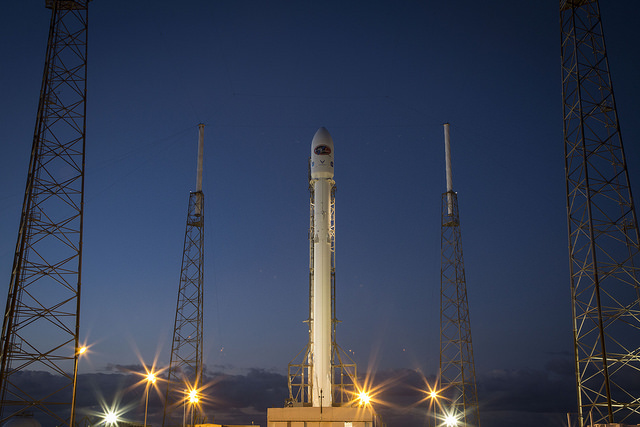
#> input picture skimage.data.rocket(), 640 x 427 px
$ jupyter execute --allow-errors finalProjectFESI.ipynb
#> lines starting #> are read from the running program, lines starting #| are printed output that depends on the picture; after the words box and inside, x2 and y2 are one past the last pixel; in counts of white or black regions, pixels touching at a corner belong together
## **Titolo**: Un mondo monocromatico

## **Autore**: Andrea Stucchi

## **Collaborazioni**: Riccardo Isola, solamente parzialmente per il filtro 1

## **Obiettivi**:
- Replicare il filtro che, data un'immagine a colori e un range di colore, mette in risalto i colori all'interno di questo range, trasformando in scala di grigi tutto il resto;

- Realizzare un filtro simile a quello descritto sopra, ma che, dato un range di colore, trasforma i colori all'interno di questo range in scala di grigi e lascia invariato tutto il resto;

- Realizzare un filtro che, data un'immagine a colori e un range di colore, trasforma i colori all'interno di questo range in scala di grigi e ri-mappa all'interno del range selezionato tutti gli altri.

## **1. Filtro 1**
Data un'immagine a colori e un range di colore, vengono messi in risalto i colori all'interno di questo range, trasformando in scala di grigi tutto il resto.

### **1.1 Descrizione metodi**

#### **1.1.1 grayScale(hsv)**

Funzione che trasforma un'immagine hsv in scala di grigi

##### **1.1.1.1 Input**

- **hsv**: immagine in formato hsv

##### **1.1.1.2 Funzionamento**

1. : Viene azzerata la saturazione dell'immagine

##### **1.1.1.3 Output**

L'immagine in scala di grigi

<br>

#### **1.1.2 createMaskInRange(hsv, lowerBound, upperBound)**

Funzione che crea una maschera di selezione dei colori di un'immagine hsv all'interno di un range

##### **1.1.2.1 Input**

- **hsv**: immagine in formato hsv

- **lowerBound**: limite inferiore del range di colori target

- **upperBound**: limite superiore del range di colori target

##### **1.1.2.2 Funzionamento**

1. : La maschera viene realizzata facendo l'And tra i valori dell'immagine $\ge$ lower_bound e $\le$ upper_bound.
2. : Al risultato dell'operazione sopra viene applicata la funzione np.all(), sul terzo asse, per ottenere una matrice di booleani che indica quali pixel sono all'interno del range.

##### **1.1.2.3 Output**

La maschera

<br>

#### **1.1.3 createInvMask(maskToInv)**

Funzione che inverte una maschera

##### **1.1.3.1 Input**

- **maskToInv**: maschera da invertire

##### **1.1.3.2 Funzionamento**

1. : La maschera inversa viene creata facendo il Not di *maskToInv*

##### **1.1.3.3 Output**

La maschera inversa

<br>

#### **1.1.4 applyMask(img, mask)**

Funzione che applica una maschera booleana in 2 dimensioni ad un'immagine

##### **1.1.4.1 Input**

- **img**: immagine su cui applicare la maschera

- **mask**: maschera da applicare

##### **1.1.4.2 Funzionamento**

1. : Siccome la maschera è booleana ma l'immagine è di interi, viene convertita in interi ad 8 bit senza segno
2. : Siccome la maschera è bidimensionale ma l'immagine è a 3 dimensioni, tramite la funzione np.repeat() la maschera viene ripetuta 3 volte sul secondo asse.
3. : La maschera viene resa tridimensionale, tramite la funzione np.reshape()
4. : L'immagine viene finalmente moltiplicata per la maschera

##### **1.1.4.3 Output**

L'immagine con la maschera applicata

<br>

#### **1.1.5 applyFilterToImg(img, lowerBound, upperBound)**

Funzione che applica il filtro ad un'immagine rgb

##### **1.1.5.1 Input**

- **img**: immagine a cui applicare il filtro

- **lowerBound**: limite inferiore del range di colori target

- **upperBound**: limite superiore del range di colori target

##### **1.1.5.2 Funzionamento**

1. : L'immagine viene convertita in hsv
2. : Viene realizzata la corrispondente immagine in scala di grigi
3. : Viene creata la maschera di selezione dei colori all'interno dei due bounds
4. : Viene creata la maschera inversa
5. : Viene applicata la maschera all'immagine in hsv (foreground)
6. : Viene applicata la maschera inversa all'immagine in scala di grigi (background)
7. : Viene fatta la somma tra il background e il foreground, convertendo il risultato in rgb.

##### **1.1.5.3 Output**

L'immagine in rgb col filtro applicato

<br>

#### **1.1.6 Funzioni utilizzate per la visualizzazione delle immagini**

#### **1.1.6.1 convertTo255(img)**

Funzione che converte un'immagine di float compresi tra 0 e 1 in un'immagine di interi compresi tra 0 e 255. Viene utilizzata per mostrare le immagini filtrate.

##### **1.1.6.1.1 Input**

- **img**: immagine da convertire

##### **1.1.6.1.2 Funzionamento**

1. : L'immagine viene moltiplicata per 255
2. : L'immagine viene convertita in interi senza segno a 8 bit

##### **1.1.6.1.3 Output**

L'immagine convertita

<br>

#### **1.1.6.2 showImgs(imgs, labels)**

Funzione che mostra all'interno dello stesso plot le immagini passate come parametro con le relative etichette

##### **1.1.6.2.1 Input**

- **imgs**: array di immagini da mostrare

- **labels**: lista di etichette da mostrare

##### **1.1.6.2.2 Funzionamento**

1. : Viene creato il plot con le immagini

2. : Vengono aggiunte le etichette

3. : Viene mostrato il plot

##### **1.1.6.2.3 Output**

Nessuno

<br>

### **1.2 Codice**

[cell 1]
# import delle librerie
import numpy as np
import plotly.express as px
import skimage as ski
from skimage.color import rgb2hsv, hsv2rgb

# Funzione che converte un'immagine hsv in scala di grigi
def grayScale(hsv):
    grayScaleHsv = np.copy(hsv)

    # La saturazione viene messa a 0 per ottenere la scala di grigi
    grayScaleHsv[:, :, 1] = 0
    return grayScaleHsv

# Funzion che crea una maschera sull'immagine hsv per i colori compresi tra i due bounds
def createMaskInRange(hsv, lowerBound, upperBound):
    return np.all((hsv >= lowerBound) & (hsv <= upperBound), axis=2)

# Funzione che crea la maschera inversa della maschera passata come parametro
def createInvMask(maskToInv):
    return np.logical_not(maskToInv)

# Funzione che applica la maschera all'immagine
def applyMask(img, mask):
    # La maschera viene convertita in unsigned int a 8 bit
    mask = mask.astype('uint8')

    # La maschera viene ripetuta 3 volte e trasformata in 3 dimensioni, in modo da poterla applicare ai 3 canali dell'immagine
    mask = np.repeat(mask, 3, axis=1)
    mask = np.reshape(mask, img.shape)

    # La maschera viene applicata all'immagine e ritornata
    return img * mask

# Funzione che applica il filtro, basato sui bounds, all'immagine
def applyFilterToImg(img, lowerBound, upperBound):
    # L'immagine viene convertita da rgb in hsv
    hsvImg = rgb2hsv(img)

    # Viene creata la scala di grigi dell'immagine
    grayScaleImg = grayScale(hsvImg)

    # Viene creata una maschera sull'immagine hsv per i colori compresi tra i due bounds
    mask = createMaskInRange(hsvImg, lowerBound, upperBound)

    # Viene creata la maschera inversa
    invMask = createInvMask(mask)

    # Viene creato il foreground applicando la maschera all'immagine originale
    foreground = applyMask(hsvImg, mask)

    # Viene creato il background applicando la maschera inversa alla scala di grigi
    background = applyMask(grayScaleImg, invMask)

    # L'immagine finale viene realizzata sommando il background al foreground
    return hsv2rgb(background + foreground)

# Funzione che converte un'immagine di float compresi tra 0 e 1 in un'immagine di int compresi tra 0 e 255
def convertTo255(img):
    img = img * 255
    img = img.astype('uint8')
    return img

# Funzione che mostra all'interno dello stesso plot le immagini passare come parametro con le relative etichette
def showImgs(imgs, labels):
    fig = px.imshow(imgs, facet_col=0, binary_string=True)

    for i, label in enumerate(labels):
        fig.layout.annotations[i]['text'] = label

    fig.show()

### **1.3 Risultati**

[cell 2]
import plotly.io as pio
pio.renderers.default = "notebook+pdf"

# Vengono lette le immagini sulle quali verranno applicati i filtri
rocket = ski.data.rocket()
#> rocket is the input picture: shape (427, 640, 3); mean R, G, B 52.3, 61.3, 82.3
jackets = ski.io.imread("jackets.jpeg")
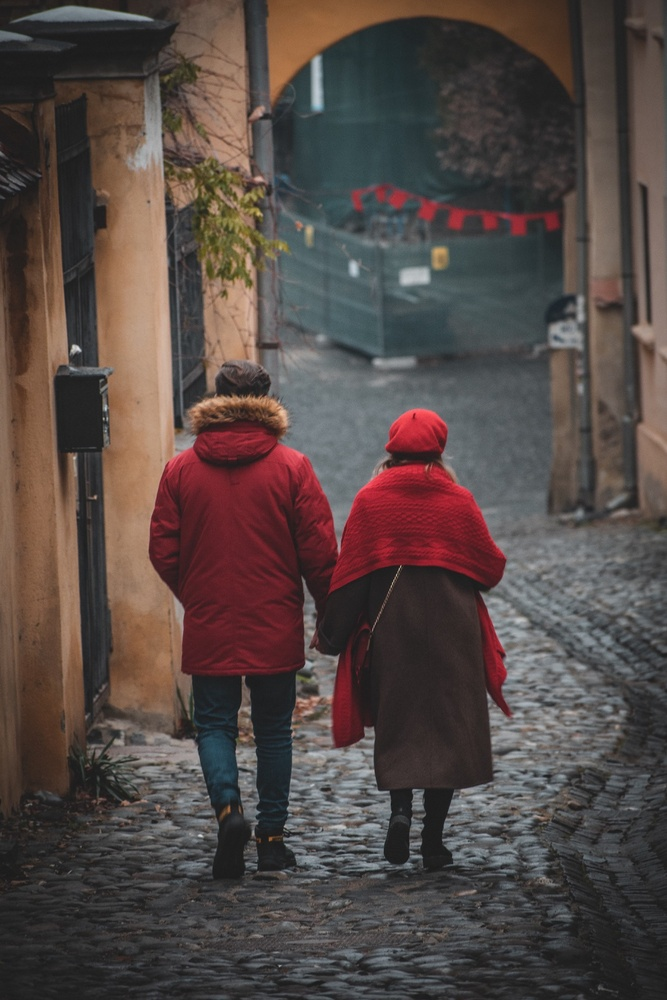
#> input picture jackets.jpeg, 667 x 1000 px, shrunk from 1400 x 2099 before the run
#> jackets is the input picture: shape (1000, 667, 3); mean R, G, B 84.5, 72.4, 69.1
parrot = ski.io.imread("parrot.jpg")
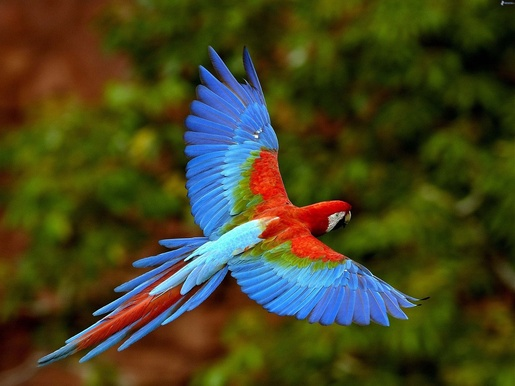
#> input picture parrot.jpg, 515 x 386 px, shrunk from 1080 x 810 before the run
#> parrot is the input picture: shape (386, 515, 3); mean R, G, B 68.9, 67.4, 32.7
flowers = ski.io.imread("flowers.jpg")
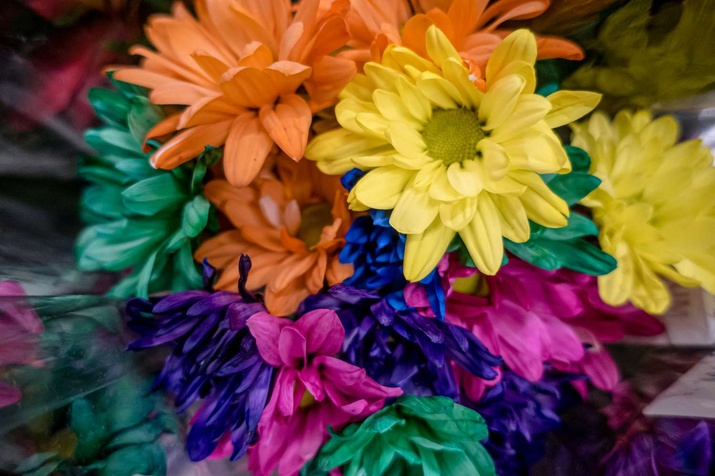
#> input picture flowers.jpg, 715 x 476 px, shrunk from 1500 x 1000 before the run
#> flowers is the input picture: shape (476, 715, 3); mean R, G, B 107, 79.1, 58.2

# Vengono definiti i bounds per i vari colori
lowerBound_red = np.array([0.94,0.39,0.2])
upperBound_red = np.array([1,1,1])

lowerBound_blue = np.array([0.49,0,0])
upperBound_blue = np.array([0.71,1,1])

lowerBound_green = np.array([0.16,0,0])
upperBound_green = np.array([0.27,1,1])

lowerBound_orange = np.array([0.1,0,0])
upperBound_orange = np.array([0.2,1,1])

# Viene applicato il filtro alle immagini
finalJackets = applyFilterToImg(jackets, lowerBound_red, upperBound_red)
#> in createMaskInRange, `return np.all((hsv >= lowerBound) & (hsv <= upperBound), axis=2)`:
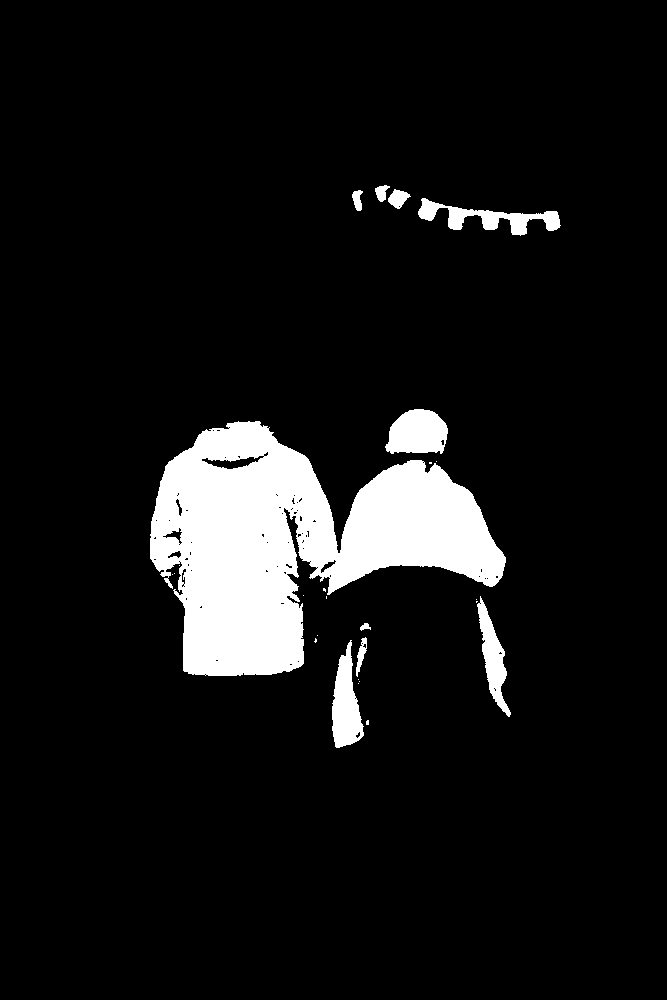
#> returned value: shape (1000, 667) bool; 8.5% white; 26 white regions (16 under 20 px), largest, box (x1, y1, x2, y2) and area: (150, 421, 506, 676) 47847, (385, 409, 448, 454) 2199, (332, 640, 364, 748) 2041
#> in applyMask (call 2), `mask = np.repeat(mask, 3, axis=1)`:
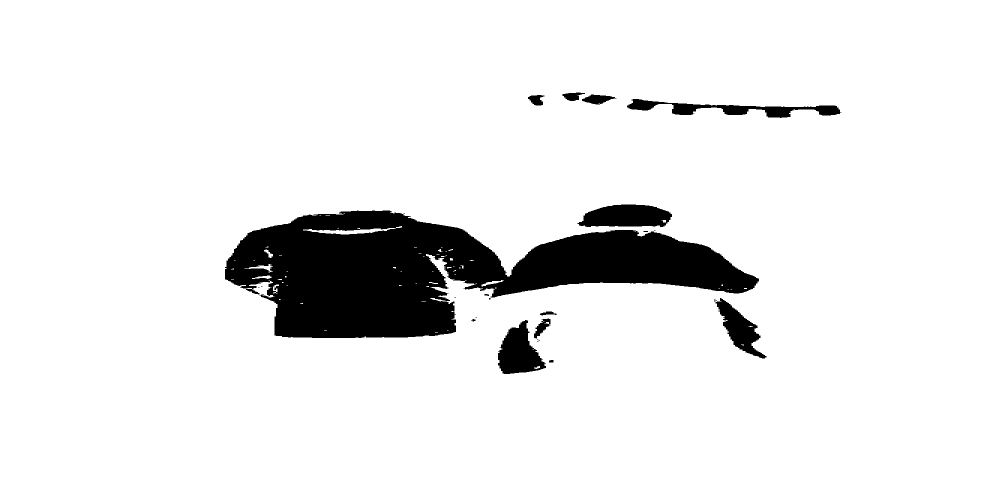
#> mask: shape (1000, 2001) (shown at 1/2 size); values 0 (black) and 1 (white), 91.5% white; 26 black regions (13 under 20 px), largest, box (x1, y1, x2, y2) and area: (450, 421, 1518, 676) 143541, (1155, 409, 1344, 454) 6597, (996, 640, 1092, 748) 6123
finalFlowers = applyFilterToImg(flowers, lowerBound_orange, upperBound_orange)
#> in applyMask (call 3), `mask = np.repeat(mask, 3, axis=1)`:
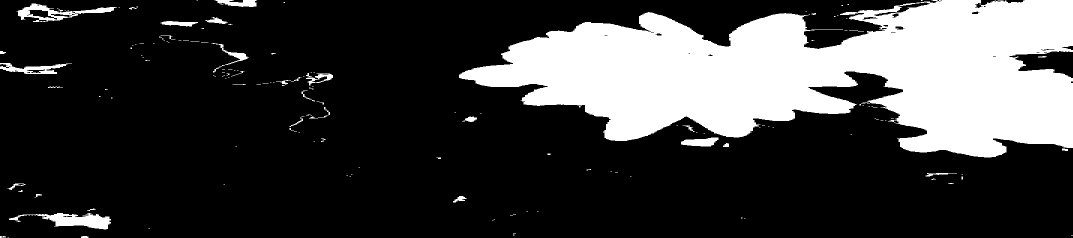
#> mask: shape (476, 2145) (shown at 1/2 size); values 0 (black) and 1 (white), 24.3% white; 154 white regions (114 under 20 px), largest, box (x1, y1, x2, y2) and area: (918, 0, 2145, 315) 234744, (18, 426, 222, 459) 3015, (33, 7, 234, 44) 2364
#> in applyFilterToImg (call 2), `return hsv2rgb(background + foreground)`:
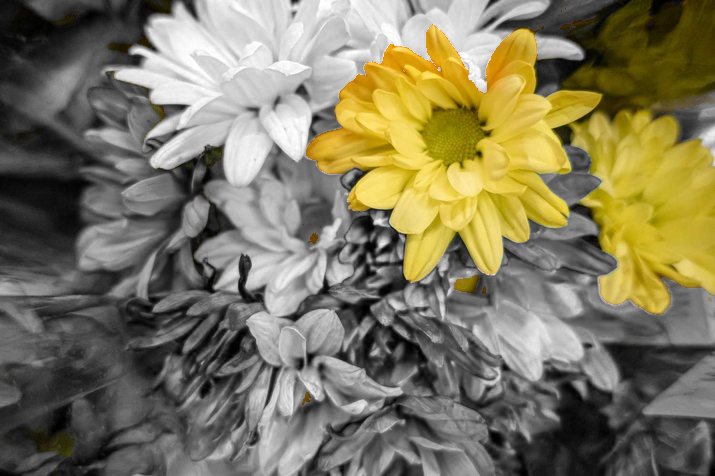
#> returned value: shape (476, 715, 3) float64; mean of channels 0, 1, 2 0.495, 0.473, 0.374; drawn as R, G, B
finalParrot = applyFilterToImg(parrot, lowerBound_green, upperBound_green)
#> in createMaskInRange (call 3), `return np.all((hsv >= lowerBound) & (hsv <= upperBound), axis=2)`:
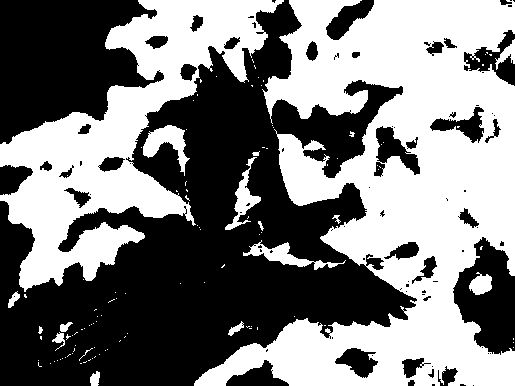
#> returned value: shape (386, 515) bool; 48.7% white; 113 white regions (95 under 20 px), largest, box (x1, y1, x2, y2) and area: (194, 0, 515, 386) 63995, (0, 0, 284, 292) 28760, (143, 125, 190, 176) 967
#> in applyMask (call 5), `mask = np.repeat(mask, 3, axis=1)`:
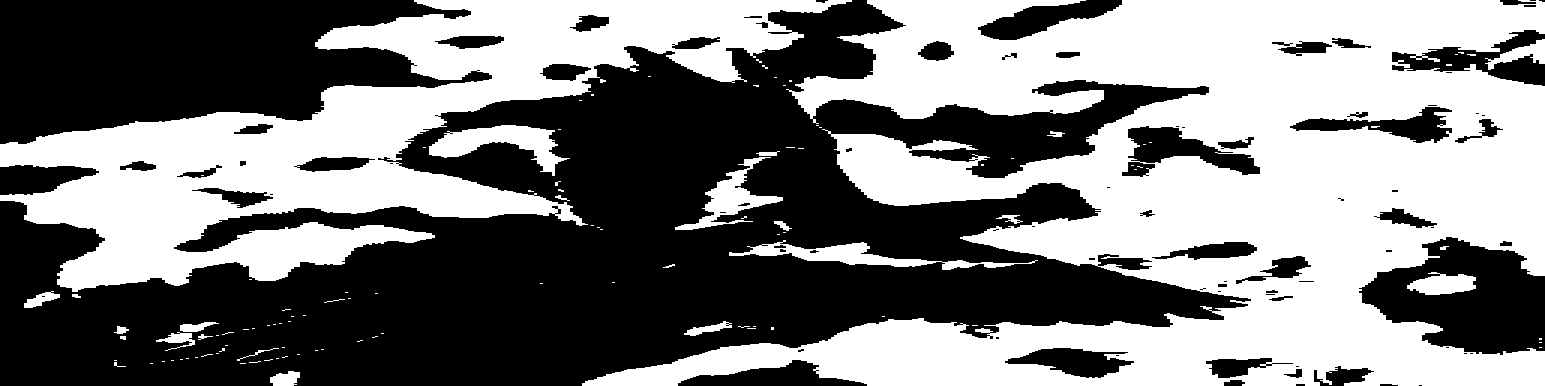
#> mask: shape (386, 1545); values 0 (black) and 1 (white), 48.7% white; 113 white regions (87 under 20 px), largest, box (x1, y1, x2, y2) and area: (582, 0, 1545, 386) 191985, (0, 0, 852, 292) 86280, (429, 125, 570, 176) 2901
#> in applyMask (call 5), `return img * mask`:
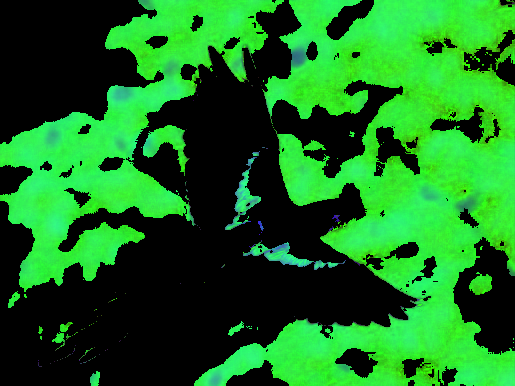
#> returned value: shape (386, 515, 3) float64; mean of channels 0, 1, 2 0.0954, 0.448, 0.124; drawn as R, G, B
#> (the rest of the program and of its run is left out)
